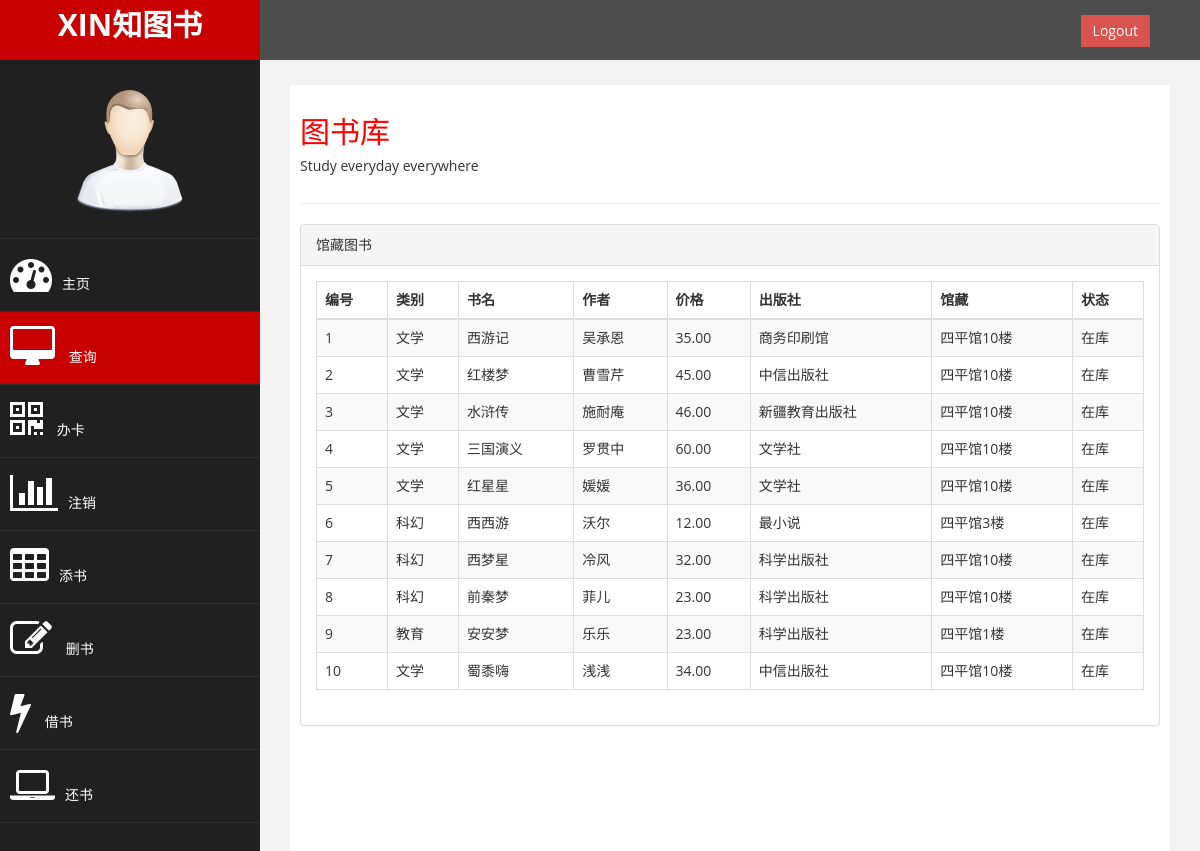
Page /select_all_books.php (signed in) on the committed database.
### tables this page shows
CREATE TABLE `books` (
  `id` int(10) NOT NULL AUTO_INCREMENT,
  `kind` varchar(10) NOT NULL,
  `name` varchar(10) NOT NULL,
  `author` varchar(10) NOT NULL,
  `price` float(5,2) NOT NULL,
  `press` varchar(10) NOT NULL,
  `address` varchar(10) NOT NULL,
  
  `status` tinyint(2) NOT NULL,
  `isDelete` tinyint(2) NOT NULL,
  PRIMARY KEY (`id`)
);

### select_all_books.php (the view, shortened to what this page needs)
<!DOCTYPE html>
<html xmlns="http://www.w3.org/1999/xhtml">
<head>
    <link href="assets/css/bootstrap.css" rel="stylesheet" />
    <link href="assets/css/font-awesome.css" rel="stylesheet" />
    <link href="assets/css/custom.css" rel="stylesheet" />
    <link href="assets/js/dataTables/dataTables.bootstrap.css" rel="stylesheet" />
</head>
<body>
    <div id="wrapper">
        <nav class="navbar navbar-default navbar-cls-top " role="navigation" style="margin-bottom: 0">
            <div class="navbar-header">
                <a class="navbar-brand" href="admin.php">XIN知图书</a>
            </div>
  <div style="color: white;
padding: 15px 50px 5px 50px;
float: right;
font-size: 16px;"> <a href="logout.php" class="btn btn-danger square-btn-adjust">Logout</a> </div>
        </nav>
                <nav class="navbar-default navbar-side" role="navigation">
            <div class="sidebar-collapse">
                <ul class="nav" id="main-menu">
				<li class="text-center">
                       <img src="assets/img/find_user.png" class="user-image img-responsive"/>
			   </li>
                    <li>
                        <a  href="admin.php"><i class="fa fa-dashboard fa-3x"></i>主页</a>
                    </li>
                     <li>
                        <a  class="active-menu" href="select_action.php"><i class="fa fa-desktop fa-3x"></i> 查询</a>
                    </li>
                    <li>
                        <a  href="make_card.php"><i class="fa fa-qrcode fa-3x"></i> 办卡</a>
                    </li>
						   <li  >
                        <a   href="delete_card.php"><i class="fa fa-bar-chart-o fa-3x"></i>注销</a>
                    </li>
                      <li  >
                        <a  href="add_book.php"><i class="fa fa-table fa-3x"></i>添书</a>
                    </li>
                    <li  >
                        <a  href="delete_book.php"><i class="fa fa-edit fa-3x"></i> 删书 </a>
                    </li>
					 <li  >
                        <a    href="borrow_book.php"><i class="fa fa-bolt fa-3x"></i> 借书</a>
                    </li>
                     <li  >
                        <a   href="return_book.php"><i class="fa fa-laptop fa-3x"></i>还书</a>
                    </li>
                </ul>
            </div>
        </nav>
        <div id="page-wrapper" >
            <div id="page-inner">
                <div class="row">
                    <div class="col-md-12">
                     <h2>图书库</h2>
                        <h5>Study everyday everywhere</h5>
                    </div>
                </div>
                 <hr />
           <?php
try {
    $dsn = 'mysql:dbname=library;host=localhost';
    $user = 'root';
    $password = '123456';
    $db = new PDO($dsn, $user, $password);
	$db->query('set names utf8_unicode_ci');
    $statement= $db->prepare('select * from books where isDelete=0');
   $statement->execute( );
    $result =$statement->fetchAll();
}   catch(PDOException $e){
    die('程序出错');
}
?>
            <div class="row">
                <div class="col-md-12">
                    <div class="panel panel-default">
                        <div class="panel-heading">
                            馆藏图书
                        </div>
                        <div class="panel-body">
                            <div class="table-responsive">
                                <table class="table table-striped table-bordered table-hover">
                                    <thead>
                                        <tr>
                                            <th>编号</th>
                    <th>类别</th>
                    <th>书名</th>
                    <th>作者</th>
                    <th>价格</th>
					<th>出版社</th>
					<th>馆藏</th>
                    <th>状态</th>
										</tr>
                                    </thead>
                                    <tbody>
                                     <?php
                foreach($result as $value){
					 echo '<tr>';
                     echo "<td>".$value['id']."</td>";
					echo "<td>".$value['kind']."</td>";
                    echo "<td>".$value['name']."</td>";
                    echo "<td>".$value['author']."</td>";
                    echo "<td>".$value['price']."</td>";
                    echo "<td>".$value['press']."</td>";
					echo "<td>".$value['address']."</td>";
                    if($value['status']==1)
                        echo "<td>".'在库'."</td>";
                    else
                        echo "<td>".'借出'."</td>";
                     echo '</tr>';
				}
                ?>
                                    </tbody>
                                </table>
                            </div>
                        </div>
                    </div>
                </div>
            </div>
        </div>
    </div>
            </div>
</body>
</html>

### assets/css/custom.css (style rules this page uses)
body { font-family: 'Open Sans', sans-serif; }
#wrapper { width: 100%; background:#202020; }
#page-wrapper { padding: 15px 15px; min-height: 600px; background:#F3F3F3; }
#page-inner { width:100%; margin:10px 20px 10px 0px; background-color:#fff!important; padding:10px; min-height:1200px; }
.text-center { text-align:center; }
h2 { color: #f00; }
.square-btn-adjust { border: 0px solid transparent; -webkit-border-radius: 0px; -moz-border-radius: 0px; border-radius: 0px; }
.user-image { margin: 25px auto; -webkit-border-radius: 10px; -moz-border-radius: 10px; border-radius: 10px; max-height:170px; max-width:170px; }
.navbar-cls-top .navbar-brand { color: #fff; background: #C90000; width: 260px; text-align: center; height: 60px; font-size: 30px; font-weight: 700; }
.active-menu { background-color:#C90000!important; }
.sidebar-collapse , .sidebar-collapse .nav { background:none; }
.sidebar-collapse .nav { padding:0; }
.sidebar-collapse .nav > li > a { color:#fff; background:#202020; text-shadow:none; }
.sidebar-collapse > .nav > li > a { padding:15px 10px; }
.sidebar-collapse > .nav > li { border-bottom: 1px solid rgba(107, 108, 109, 0.19); }
.navbar-side { border:none; background-color: #202020; }
.navbar-cls-top { background:#4D4D4D; border-bottom:none; }
.navbar-default { border:0px solid black; }
.navbar-header { background: #A70303; }
.nav > li > a > i { margin-right:10px; }
@media (min-width:768px) { #page-wrapper { margin: 0 0 0 260px; padding: 15px 30px; min-height: 1200px; } }
@media (min-width:768px) { .navbar-side { z-index: 1; position: absolute; width: 260px; } }
@media (min-width:768px) { .navbar { border-radius: 0px; } }

### rows in the picture
books: id "1", kind "文学", name "西游记", author "吴承恩", price "35.00", press "商务印刷馆", address "四平馆10楼", status "在库"
books: id "2", kind "文学", name "红楼梦", author "曹雪芹", price "45.00", press "中信出版社", address "四平馆10楼", status "在库"
books: id "3", kind "文学", name "水浒传", author "施耐庵", price "46.00", press "新疆教育出版社", address "四平馆10楼", status "在库"
books: id "4", kind "文学", name "三国演义", author "罗贯中", price "60.00", press "文学社", address "四平馆10楼", status "在库"
books: id "5", kind "文学", name "红星星", author "媛媛", price "36.00", press "文学社", address "四平馆10楼", status "在库"
books: id "6", kind "科幻", name "西西游", author "沃尔", price "12.00", press "最小说", address "四平馆3楼", status "在库"
books: id "7", kind "科幻", name "西梦星", author "冷风", price "32.00", press "科学出版社", address "四平馆10楼", status "在库"
books: id "8", kind "科幻", name "前秦梦", author "菲儿", price "23.00", press "科学出版社", address "四平馆10楼", status "在库"
books: id "9", kind "教育", name "安安梦", author "乐乐", price "23.00", press "科学出版社", address "四平馆1楼", status "在库"
books: id "10", kind "文学", name "蜀黍嗨", author "浅浅", price "34.00", press "中信出版社", address "四平馆10楼", status "在库"
